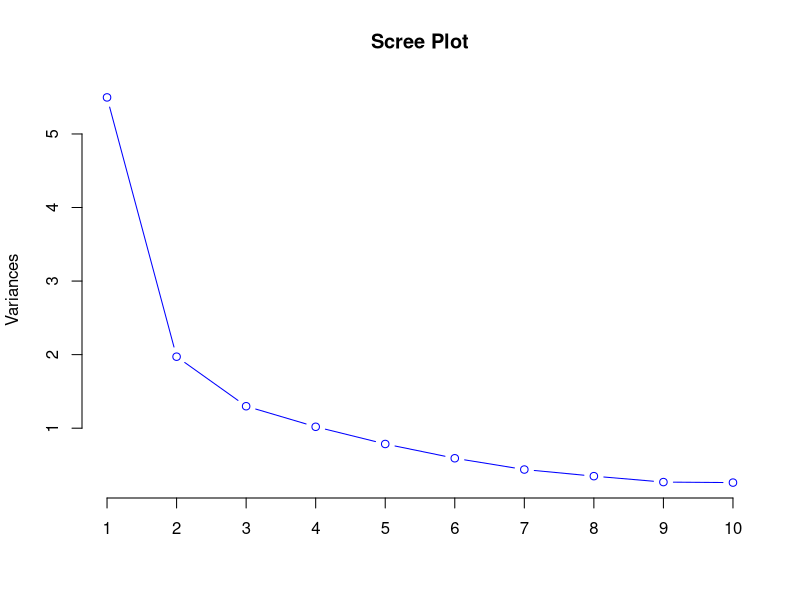
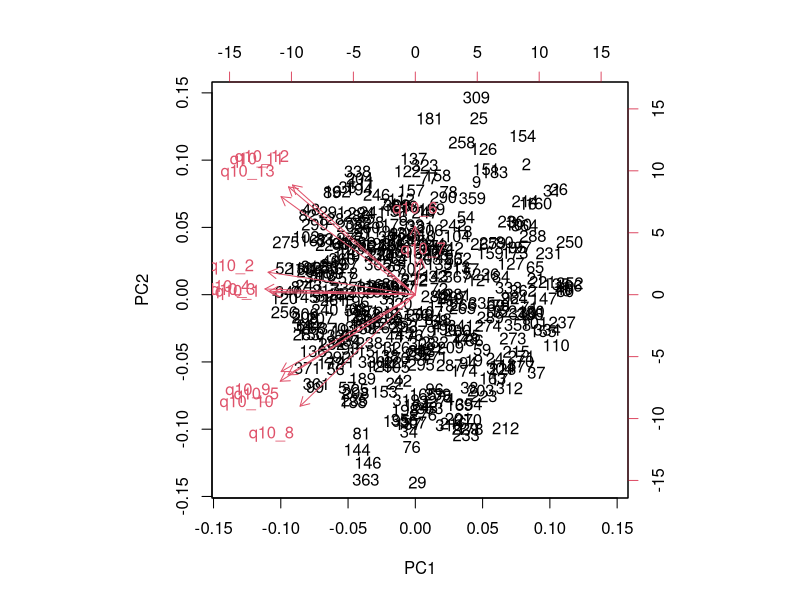
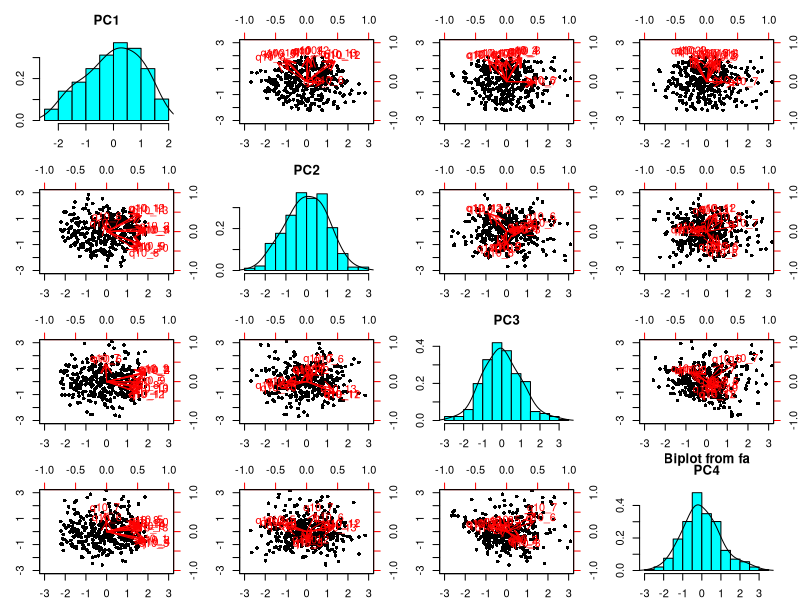
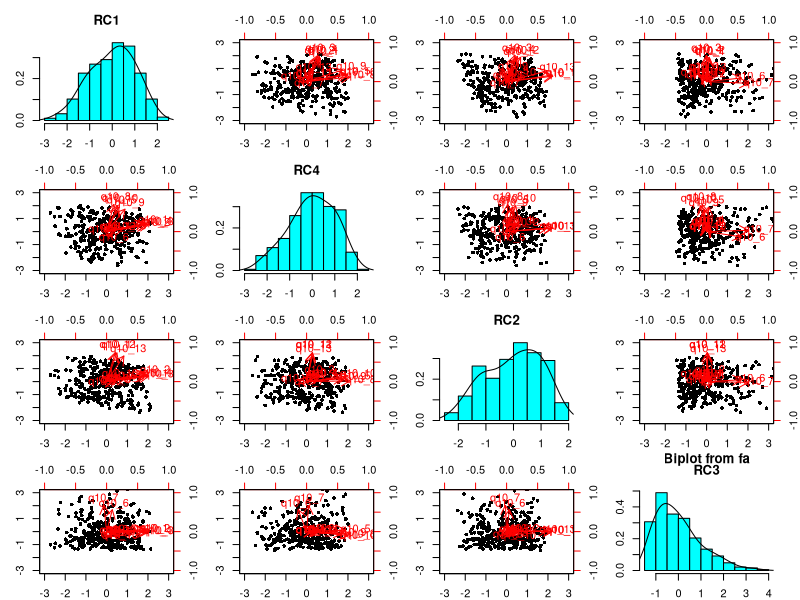

Write R code to recreate these figures, in order.
library(readxl)
library(psych)

" 
Good Read on factor analysis: http://www.statmethods.net/advstats/factor.html
Practical Use Cases: http://info.paiwhq.com/practical-uses-of-factor-analysis/
Questionnaires are designed to measure Customer Satisfaction and some of them have related questions on purpose to ensure correct answers
The idea is to identify or group ralated dimensions or questions

Dell Questionare
Q01. Like introducing new brands to friends
Q02. Provide people with information on many kinds of products
Q03. People ask me for information on many kinds of products
Q04. My friends think of me as a good source of information
Q05. I like to take chance
Q06. Buying non-vetted products is a wastage of money
Q07. If people would quit experimenting, we would get lot accomplished
Q08. I like to try new things
Q09. I try new brands before others
Q10. I like to experiment
Q11. Friends ask my opinion about computer related products
Q12. My friends ask for my advice computer related products
Q13. I tell friends what I think of computer related products
"

# Import questonare data
dellData <- read_excel("./glInClass/factorAnalysis/Dell Data.xlsx")
View(dellData)

round(var(dellData),2)
r <- round(cor(dellData),2)


# Bartlett test, Ho: Variables are not correlated, Ha: Variables are correlated
# We can also use the KMO index, closer to 1 then correlated
# Justify for a dimension reduction technique

cortest.bartlett(r) 
KMO(r)

# Principal Component Analysis, Scaling recommended
dellPCs <- prcomp(dellData, scale=T)  

# Determine the number of PCs that are sufficient in this case 4
summary(dellPCs)
plot(dellPCs, type="l", main="Scree Plot", col="blue")
biplot(dellPCs)

# Factor Analysis #
dellFactorsNoRotation <- principal(dellData, nfactors=4, rotate="none")
dellFactorsNoRotation
biplot(dellFactorsNoRotation)

"
Combine Q01 to Q04
Combine Q05, Q08, Q09, Q10
Combine Q06, Q07
Combine Q11 to Q13

Factor 1: Information Provider
  Q01. Like introducing new brands to friends
  Q02. Provide people with information on many kinds of products
  Q03. People ask me for information on many kinds of products
  Q04. My friends think of me as a good source of information

Factor 2: Innovator
Q05. I like to take chance
Q08. I like to try new things
Q09. I try new brands before others
Q10. I like to experiment


Factor 3: Opinion leader
Q06. Buying non-vetted products is a wastage of money
Q07. If people would quit experimenting, we would get lot accomplished


Factor 4: Wet blanket (negative towards innovation)
  Q11. Friends ask my opinion about computer related products
  Q12. My friends ask for my advice computer related products
  Q13. I tell friends what I think of computer related products
"
dellFactorsVarimaxRotation <- principal(dellData, nfactors=4, rotate="varimax")
dellFactorsVarimaxRotation
biplot(dellFactorsVarimaxRotation)
